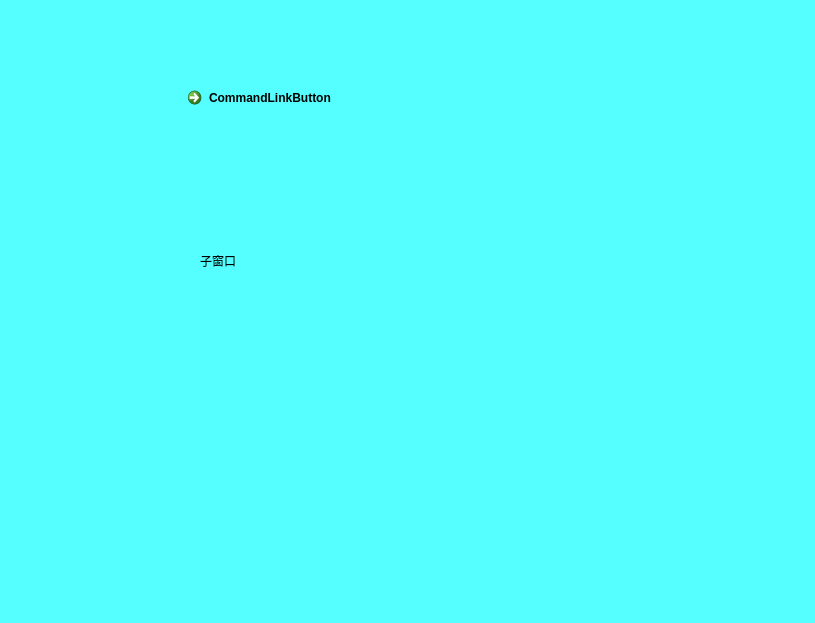
<?xml version="1.0" encoding="UTF-8"?>
<ui version="4.0">
 <class>Calibration</class>
 <widget class="QWidget" name="Calibration">
  <property name="geometry">
   <rect>
    <x>0</x>
    <y>0</y>
    <width>815</width>
    <height>623</height>
   </rect>
  </property>
  <property name="palette">
   <palette>
    <active>
     <colorrole role="Base">
      <brush brushstyle="SolidPattern">
       <color alpha="255">
        <red>255</red>
        <green>255</green>
        <blue>255</blue>
       </color>
      </brush>
     </colorrole>
     <colorrole role="Window">
      <brush brushstyle="SolidPattern">
       <color alpha="255">
        <red>85</red>
        <green>255</green>
        <blue>255</blue>
       </color>
      </brush>
     </colorrole>
    </active>
    <inactive>
     <colorrole role="Base">
      <brush brushstyle="SolidPattern">
       <color alpha="255">
        <red>255</red>
        <green>255</green>
        <blue>255</blue>
       </color>
      </brush>
     </colorrole>
     <colorrole role="Window">
      <brush brushstyle="SolidPattern">
       <color alpha="255">
        <red>85</red>
        <green>255</green>
        <blue>255</blue>
       </color>
      </brush>
     </colorrole>
    </inactive>
    <disabled>
     <colorrole role="Base">
      <brush brushstyle="SolidPattern">
       <color alpha="255">
        <red>85</red>
        <green>255</green>
        <blue>255</blue>
       </color>
      </brush>
     </colorrole>
     <colorrole role="Window">
      <brush brushstyle="SolidPattern">
       <color alpha="255">
        <red>85</red>
        <green>255</green>
        <blue>255</blue>
       </color>
      </brush>
     </colorrole>
    </disabled>
   </palette>
  </property>
  <property name="windowTitle">
   <string>Calibration</string>
  </property>
  <property name="autoFillBackground">
   <bool>true</bool>
  </property>
  <widget class="QCommandLinkButton" name="commandLinkButton">
   <property name="geometry">
    <rect>
     <x>180</x>
     <y>80</y>
     <width>185</width>
     <height>41</height>
    </rect>
   </property>
   <property name="text">
    <string>CommandLinkButton</string>
   </property>
  </widget>
  <widget class="QLabel" name="label">
   <property name="geometry">
    <rect>
     <x>200</x>
     <y>230</y>
     <width>91</width>
     <height>61</height>
    </rect>
   </property>
   <property name="text">
    <string>子窗口</string>
   </property>
  </widget>
 </widget>
 <layoutdefault spacing="6" margin="11"/>
 <resources/>
 <connections/>
</ui>
